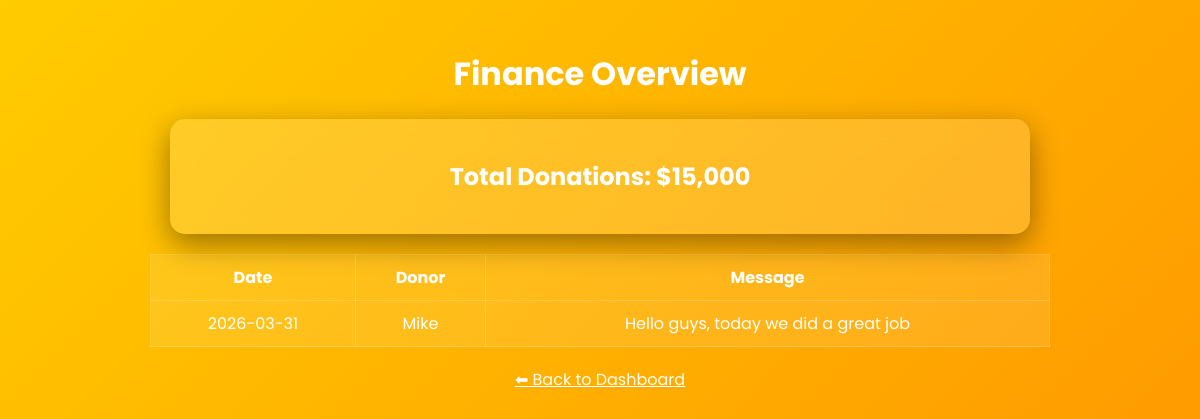
Screenshot of /admin/finance (signed in) with the database file from the repository.
### tables this page shows
CREATE TABLE messages (
        id INTEGER PRIMARY KEY AUTOINCREMENT,
        name TEXT NOT NULL,
        email TEXT,
        message TEXT NOT NULL,
        date_sent TEXT DEFAULT CURRENT_TIMESTAMP
    );

### app.py (the view)
@app.route("/admin/finance")
def admin_finance():
    if not session.get("admin_logged_in") or session.get("admin_role") not in ["pastor","elder"]:
        return redirect("/admin/login")
    conn = get_db()
    cursor = conn.cursor()
    cursor.execute("SELECT date_sent, name, message FROM messages ORDER BY date_sent DESC")
    donations = cursor.fetchall()
    conn.close()
    return render_template("admin_finance.html", donations=donations)

### app.py (called while the page is built)
def get_db():
    conn = sqlite3.connect("brc_website.db")
    conn.row_factory = sqlite3.Row
    return conn

### templates/admin_finance.html (shortened to what this page needs)
<!DOCTYPE html>
<html lang="en">
<head>
</head>
<body>
<div class="container">
  <h1>Finance Overview</h1>
  <div class="card">
    <h2>Total Donations: $15,000</h2>
  </div>
<table class="table">
  <tr><th>Date</th><th>Donor</th><th>Message</th></tr>
  {% for d in donations %}
  <tr>
    <td>{{ d['date_sent'] }}</td>
    <td>{{ d['name'] }}</td>
    <td>{{ d['message'] }}</td>
  </tr>
  {% endfor %}
</table>
  <a href="/admin/elder" style="color:white;display:block;margin-top:20px;">⬅ Back to Dashboard</a>
</div>
</body>
</html>

### templates/admin_finance.html (style rules this page uses)
body { margin:0;font-family:'Poppins',sans-serif;background:linear-gradient(135deg,#ffcc00,#ff8a00,#e52e71,#00bcd4);background-size:400% 400%;animation:gradientShift 12s infinite alternate;color:white; }
.container { max-width:900px;margin:50px auto;text-align:center; }
.card { background:rgba(255,255,255,0.15);backdrop-filter:blur(15px);padding:20px;border-radius:15px;margin:20px;box-shadow:0 10px 30px rgba(0,0,0,0.4); }
.table { width:100%;border-collapse:collapse;margin-top:20px; }
.table th,.table td { padding:10px;background:rgba(255,255,255,0.1);border:1px solid rgba(255,255,255,0.2); }

### rows the page displays
messages: date_sent "2026-03-31", name "Mike", message "Hello guys, today we did a great job"
